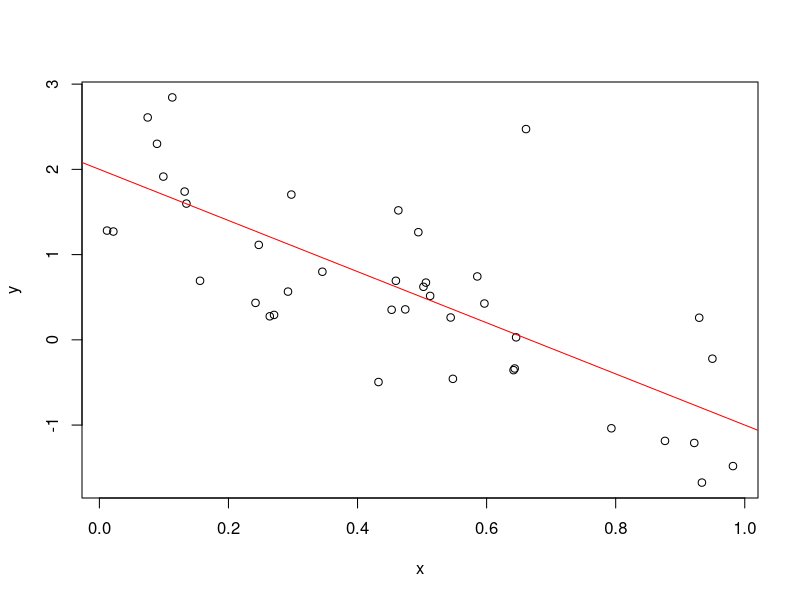

This chart was generated by the following R code:
a <- 2
b <- -3
sigSq <- 0.5
x  <- runif(40)
y  <- a + b*x + rnorm(40, sd=sqrt(sigSq))
plot(x,y)
abline(a,b, col="red")
dev.print(pdf, "toylinePlot.pdf")

#comment added as test